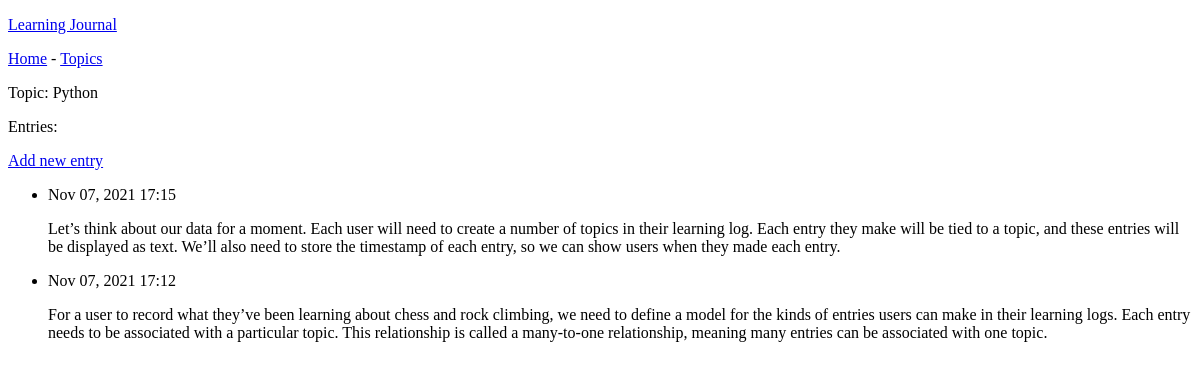
Page /topics/1/ on the earlier database version.
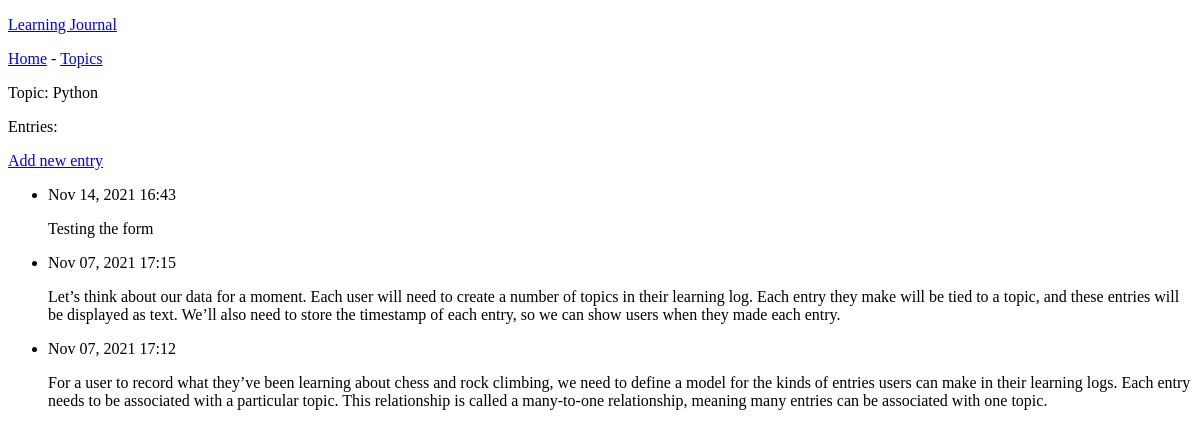
Same page on the later database version.
### learning_journals/models.py (models this page shows, shortened)
class Entry(models.Model):
    topic = models.ForeignKey(Topic, on_delete=models.CASCADE)
    text = models.TextField()
    date_added = models.DateTimeField(auto_now_add=True)
    class Meta:
        verbose_name_plural = 'entries'

### learning_journals/views.py (the view)
# urls.py: path('topics/<int:topic_id>/', views.topic, name='topic'),
def topic(request, topic_id):
    topic = Topic.objects.get(id=topic_id)
    entries = topic.entry_set.order_by('-date_added')
    context = {'topic':topic, 'entries':entries}
    return render(request, 'learning_journals/topic.html', context)

### learning_journals/models.py (called while the page is built)
    def __str__(self):
        return self.text

### learning_journals/templates/learning_journals/topic.html
{% extends 'learning_journals/base.html' %}
{% block content %}
<p>Topic: {{ topic }}</p>
<p>Entries:</p>
<p>
    <a href="{% url 'learning_journals:new_entry' topic.id %}">Add new entry</a>
</p>
<ul>
    {% for entry in entries %}
    <li>
        <p>{{ entry.date_added|date:'M d, Y H:i' }}</p>
        <p>{{ entry.text|linebreaks }}</p>
    </li>
    {% empty %}
    <li>There are no entries for this topic yet.</li>
    {% endfor %}
</ul>
{% endblock content %}

Differences in the rows shown:
added Entry: date_added "Nov 14, 2021 16:43", text "Testing the form"
